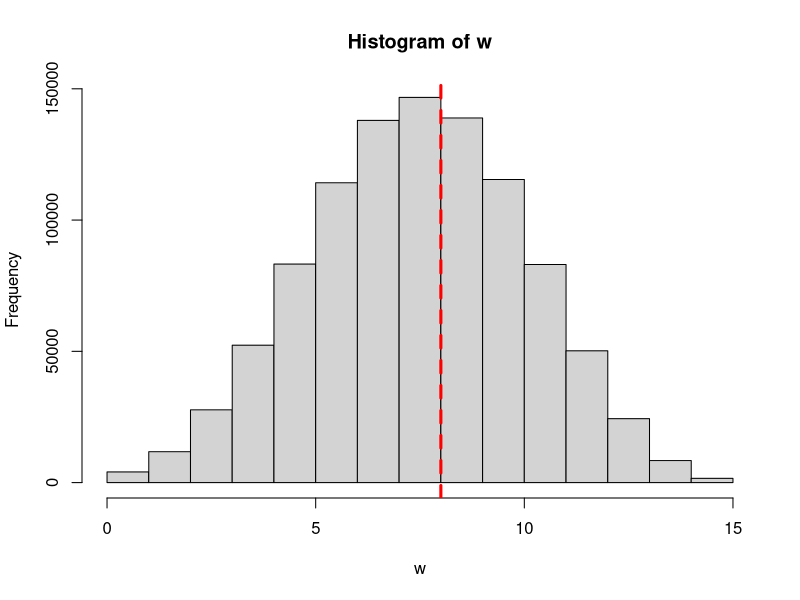
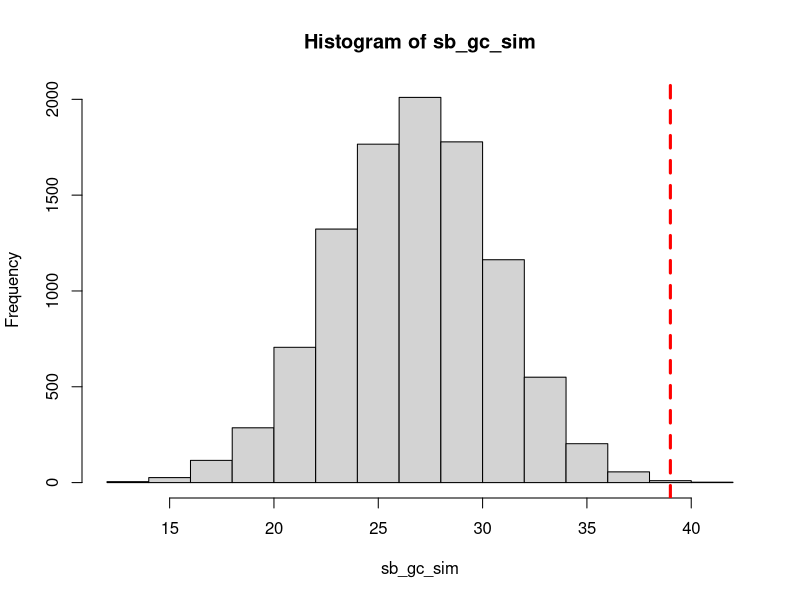

Recreate these plots in R, in order.
## ---- chunk 1
p_grid <- seq( from=0 , to=1 , length.out=1000 )
prior <- rep( 1 , 1000 )
likelihood <- dbinom( 6 , size=9 , prob=p_grid )
posterior <- likelihood * prior
posterior <- posterior / sum(posterior)
set.seed(100)
samples <- sample( p_grid , prob=posterior , size=1e4 , replace=TRUE )

100*sum(samples>=0.2 & samples <=0.8 )/length(samples)
## ---- chunk 2
p_grid <- seq( from=0 , to=1 , length.out=1000 )
prior <- rep( 1 , 1000 )
likelihood <- dbinom( 8 , size=15 , prob=p_grid )
posterior <- likelihood * prior
posterior <- posterior / sum(posterior)

samples <- sample( p_grid , prob=posterior , size=1e6, replace = TRUE)
## based on this
w <- rbinom( 1e6 , size=15 , prob=samples )

print(sum(w==8)/length(w))

hist(w)
abline(v=8, col="red", lty=2, lwd=3)
## ---- chunk 3
birth1 <- c(1,0,0,0,1,1,0,1,0,1,0,0,1,1,0,1,1,0,0,0,1,0,0,0,1,0,
0,0,0,1,1,1,0,1,0,1,1,1,0,1,0,1,1,0,1,0,0,1,1,0,1,0,0,0,0,0,0,0,
1,1,0,1,0,0,1,0,0,0,1,0,0,1,1,1,1,0,1,0,1,1,1,1,1,0,0,1,0,1,1,0,
1,0,1,1,1,0,1,1,1,1)
birth2 <- c(0,1,0,1,0,1,1,1,0,0,1,1,1,1,1,0,0,1,1,1,0,0,1,1,1,0,
1,1,1,0,1,1,1,0,1,0,0,1,1,1,1,0,0,1,0,1,1,1,1,1,1,1,1,1,1,1,1,1,
1,1,1,0,1,1,0,1,1,0,1,1,1,0,0,0,0,0,0,1,0,0,0,1,1,0,0,1,0,0,1,1,
0,0,0,1,1,1,0,0,0,0)

## second births which are only after girl child
sb_gc <-birth2[birth1==0]

##
p <- seq( from=0 , to=1 , length.out=1e5 )
prior <- rep(1,length(p))
likelihood <- dbinom( sum(birth1) + sum(birth2), size=200 , prob=p )
posterior <- likelihood * prior
posterior <- posterior / sum(posterior)

samples <-  sample( p , size=1e5 , replace=TRUE , prob=posterior )

sb_gc_sim <- rbinom( 1e4 , size=length(sb_gc) , prob=samples )

hist(sb_gc_sim)
abline( v=sum(sb_gc) , col="red", lty=2, lwd=3 )
